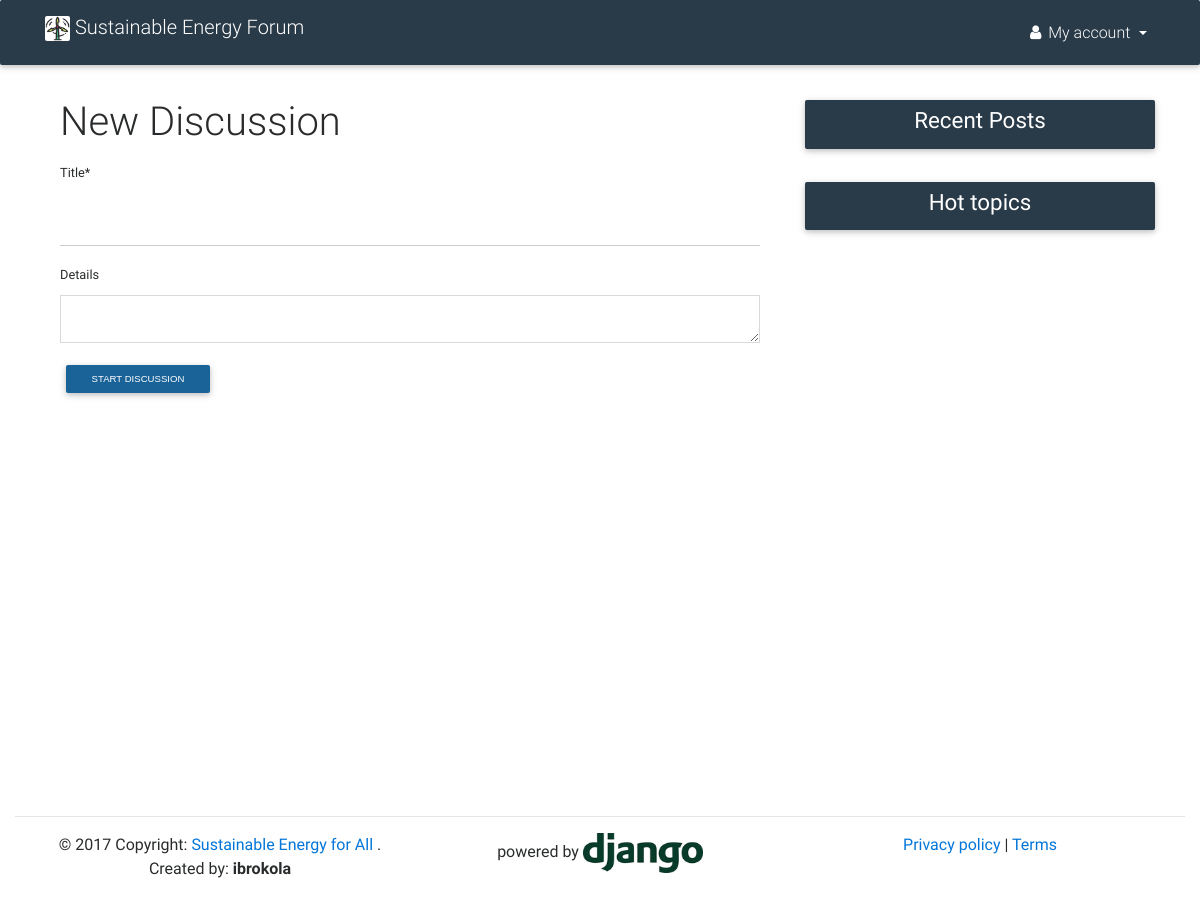
Before: /forum/start_discussion/ (signed in) with the older database file.
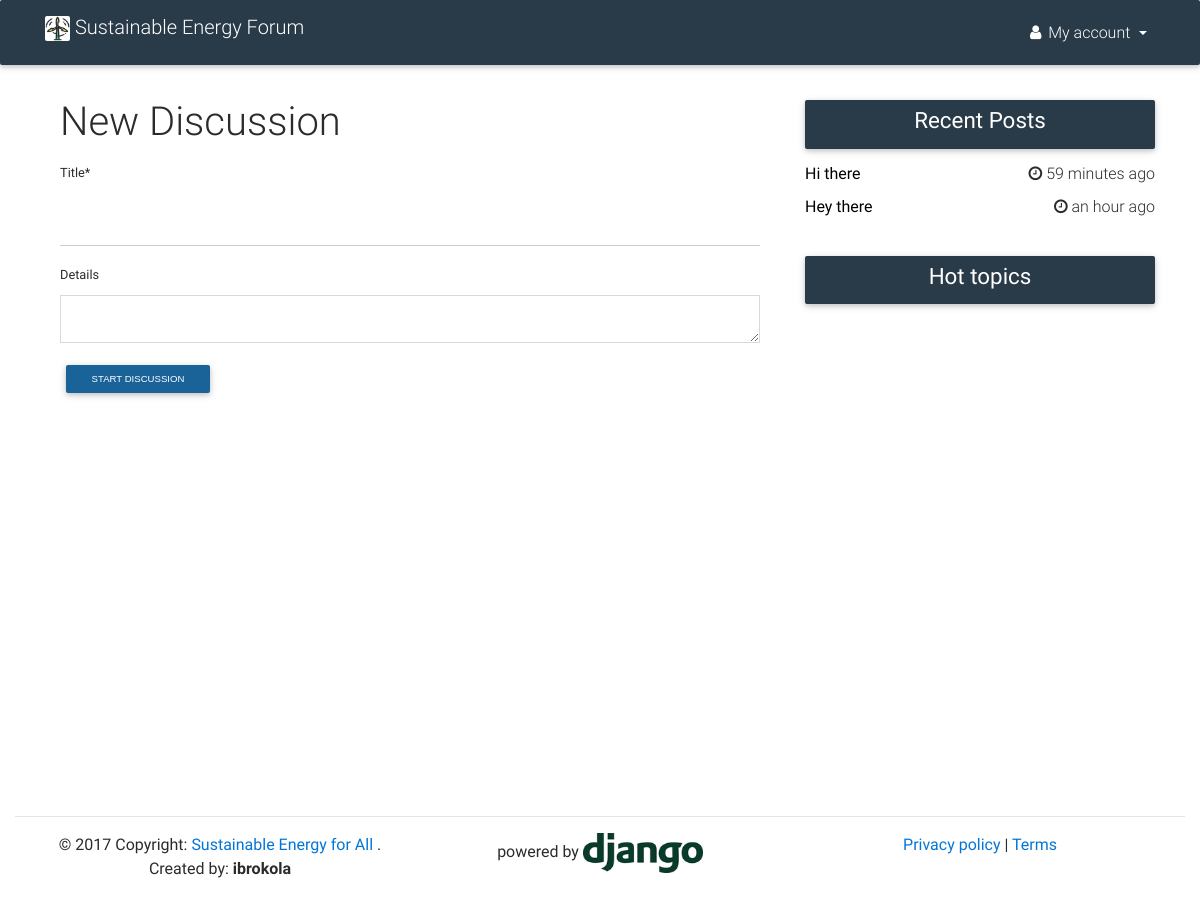
After: the same page with the newer database file.
### forum/models.py (models this page shows, shortened)
class Votable(models.Model):
    class Meta:
        abstract = True
    votes = GenericRelation(Vote)
    author = models.ForeignKey(User, on_delete=models.PROTECT)
    upvotes = models.IntegerField(default=0)
    downvotes = models.IntegerField(default=0)
    flags = models.IntegerField(default=0)

class Post(Votable):
    class Meta:
        db_table = "posts"
        index_together = [
            ["submission_time",],
        ]
    objects = PostsManager()
    title = models.CharField(max_length=120)
    slug = models.SlugField(null=True, blank=True)
    text = models.TextField(blank=True)
    submission_time = models.DateTimeField(auto_now_add=True)
    num_comments = models.IntegerField(default=0)
    def get_absolute_url(self):
        return reverse('forum:discussion', kwargs={"post_id": self.pk})
    def __str__(self):
        return self.title

### forum/views.py (the view, shortened to what this page needs)
class StartDiscussionView(LoginRequiredMixin, View):
    def get(self, request, *args, **kwargs):
        user = request.user
        form = StartDiscussionForm(initial={"author": user})
        side1 = Post.objects.filter(num_comments__gte=10)[:5]
        side2 = Post.objects.order_by('-submission_time')[:5]
        template = 'forum/start.html'
        context = {
            "form": form,
            "side1": side1,
            "side2": side2
        }
        return render(request, template, context)

### forum/forms.py (shortened to what this page needs)
class StartDiscussionForm(forms.ModelForm):
    class Meta:
        model = Post
        fields = ['title', 'text']
        labels = {
            'title': 'Title',
            'text': 'Details'
        }
        help_text = {
            'title': 'Title',
            'text': 'Markdown syntax allowed'
        }

### templates/forum/start.html (shortened to what this page needs)
{% extends 'base.html' %}
{% load crispy_forms_tags %}
{% block content %}
<div class="container-fluid" style="padding-top: 100px;"></div>
<div class="container">
    <div class="row">
        <div class="col-sm-8">
            <div class="col-sm-12">
                <h1 class="h1-responsive">New Discussion</h1>
                <form method="post">
                    {% csrf_token %} {{ form|crispy }}
                    <button type="submit" class="btn btn-default btn-sm">Start Discussion</button>
                </form>
            </div>
        </div>
        <div class="col-sm-4">
            {% include "forum/snippet/sidebar.html" with side1=side1 side2=side2 %}
        </div>
    </div>
</div>
{% endblock %}

### templates/forum/snippet/sidebar.html (shortened to what this page needs)
{% load humanize %}
<section class="section widget-content wow fadeIn" data-wow-delay="0.3s">
    <nav class="navbar navbar-dark sidebar-heading">
        <div class="flex-center">
            <h4 class="h4-responsive white-text">Recent Posts</h4>
        </div>
    </nav>
    <div class="single-post">
        <div class="row">
            <div class="col-12">
                {% for item in side2 %}
                    <h6><b><a href="{{ item.get_absolute_url }}"><span class="text-black" style="text-decoration:none; color:black;">{{ item|truncatechars:25 }}</span></a></b> <span class="float-right"><i class="fa fa-clock-o"></i> {{ item.submission_time | naturaltime }}</span></h6>
                {% endfor %}
            </div>
        </div>
    </div>
</section>
<section class="section widget-content wow fadeIn" data-wow-delay="0.3s">
    <nav class="navbar navbar-dark sidebar-heading">
        <div class="flex-center">
            <h4 class="h4-responsive white-text">Hot topics</h4>
        </div>
    </nav>
    <div class="single-post">
        <div class="row">
            <div class="col-12">
            </div>
        </div>
    </div>
</section>

Changed rows visible on the page:
added Post: title "Hi there", submission_time "59 minutes ago"
added Post: title "Hey there", submission_time "an hour ago"
